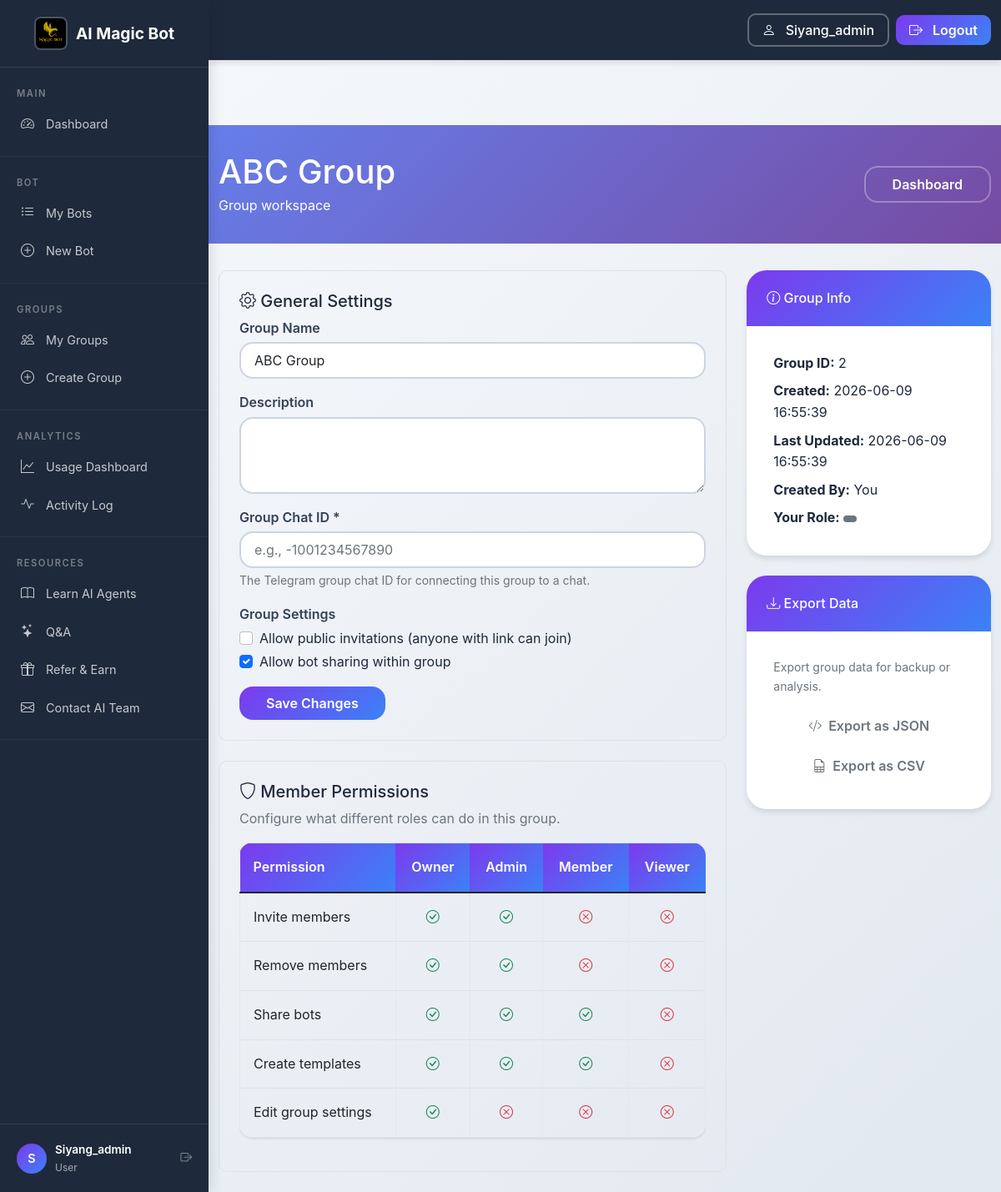
Page /groups/2/settings (signed in) on the committed database.
### tables this page shows
CREATE TABLE groups (
            id INTEGER PRIMARY KEY AUTOINCREMENT,
            name TEXT NOT NULL,
            description TEXT,
            created_by INTEGER NOT NULL REFERENCES users(id) ON DELETE CASCADE,
            created_at TIMESTAMP DEFAULT CURRENT_TIMESTAMP,
            updated_at TIMESTAMP DEFAULT CURRENT_TIMESTAMP,
            is_active BOOLEAN DEFAULT TRUE,
            settings TEXT DEFAULT '{}'
        , group_chat_id TEXT DEFAULT NULL);

### group_collaboration_ui_part2.py (the view, shortened to what this page needs)
    @app.route("/groups/<int:group_id>/settings", methods=["GET", "POST"])
    def group_settings(group_id):
        if session.get('role') != 'admin':
            if not check_group_permission(session.get("user_id"), group_id, 'admin'):
                flash("You don't have permission to access group settings.", "error")
                return redirect(url_for("group_dashboard", group_id=group_id))
        conn = get_db_connection()
        group = conn.execute("SELECT * FROM groups WHERE id = ?", (group_id,)).fetchone()
        settings = json.loads(group['settings']) if group['settings'] else {}
        conn.close()
        return render_template("group_settings.html",
                             group=group,
                             settings=settings,
                             is_admin=(session.get("role") == "admin"),
                             username=session.get("username"))

### app_complete_with_groups.py (called while the page is built, shortened)
@app.context_processor
def inject_trial_notification():
    return {}

@app.context_processor
def inject_random_background():
    import random
    background_images = [
        '/static/AI_IMG1.jpeg',
        '/static/AI_IMG_2.jpeg',
        '/static/AI_IMG_3.jpeg',
        '/static/AI_IMG_4.jpeg'
    ]
    random_bg = random.choice(background_images)
    return {
        'random_background': random_bg,
        'all_backgrounds': background_images,
        'is_admin': session.get('role') == 'admin'
    }

@app.after_request
def _log_access(response):
    if hasattr(request, "method") and hasattr(request, "path"):
        _access_logger.info(
            '%s %s %s %s',
            request.remote_addr or "-",
            request.method,
            request.full_path if hasattr(request, "full_path") else request.path,
            response.status_code,
        )
    return response

    def __call__(self, environ, start_response):
        environ['wsgi.url_scheme'] = 'https'
        return super().__call__(environ, start_response)

### db.py (called while the page is built)
def _sqlite_conn():
    import sqlite3
    db_path = Path(__file__).parent / "users.db"
    conn = sqlite3.connect(str(db_path), timeout=10)
    conn.row_factory = sqlite3.Row
    conn.execute("PRAGMA journal_mode=WAL")
    conn.execute("PRAGMA busy_timeout = 5000")
    conn.execute("PRAGMA synchronous = NORMAL")
    conn.execute("PRAGMA foreign_keys = ON")
    return conn

def get_conn():
    if USE_PG:
        return _pg_conn()
    return _sqlite_conn()

### group_collaboration_ui_part2.py (called while the page is built)
def get_db_connection():
    return get_conn()

### templates/group_settings.html (shortened to what this page needs)
<!DOCTYPE html>
<html lang="en">
<head>
    <link href="https://cdn.jsdelivr.net/npm/bootstrap@5.1.3/dist/css/bootstrap.min.css" rel="stylesheet">
    <link rel="stylesheet" href="{{ url_for('static', filename='css/shared.css') }}">
    <link rel="stylesheet" href="https://cdn.jsdelivr.net/npm/bootstrap-icons@1.8.1/font/bootstrap-icons.css">
</head>
<body class="sidebar-layout">
    {% with active_page='groups' %}
    {% include '_sidebar.html' %}
    {% endwith %}
<div class="sidebar-content">
    <div class="group-header">
        <div class="container">
            <div class="d-flex justify-content-between align-items-center">
                <div>
                    <h1 class="mb-1">{{ group.name }}</h1>
                    <p class="mb-0">{{ group.description or "Group workspace" }}</p>
                </div>
                <div>
                    <a href="/groups/{{ group.id }}" class="btn btn-outline-light">Dashboard</a>
                </div>
            </div>
        </div>
    </div>
    <div class="container">
        <div class="row">
            <div class="col-lg-8">
                <div class="settings-section">
                    <h5><i class="bi bi-gear"></i> General Settings</h5>
                    <form action="/groups/{{ group.id }}/settings" method="POST">
                        <div class="mb-3">
                            <label class="form-label">Group Name</label>
                            <input type="text" class="form-control" name="name" value="{{ group.name }}" required>
                        </div>
                        <div class="mb-3">
                            <label class="form-label">Description</label>
                            <textarea class="form-control" name="description" rows="3">{{ group.description or "" }}</textarea>
                        </div>
                        <div class="mb-3">
                            <label class="form-label">Group Chat ID *</label>
                            <input type="text" class="form-control" name="group_chat_id"
                                   value="{{ group.group_chat_id or '' }}" placeholder="e.g., -1001234567890" required>
                            <div class="form-text">The Telegram group chat ID for connecting this group to a chat.</div>
                        </div>
                        {% if settings %}
                        <div class="mb-3">
                            <label class="form-label">Group Settings</label>
                            <div class="form-check">
                                <input class="form-check-input" type="checkbox" name="allow_public_invites" id="allowPublicInvites"
                                    {% if settings.get('allow_public_invites', false) %}checked{% endif %}>
                                <label class="form-check-label" for="allowPublicInvites">
                                    Allow public invitations (anyone with link can join)
                                </label>
                            </div>
                            <div class="form-check">
                                <input class="form-check-input" type="checkbox" name="bot_sharing" id="botSharing"
                                    {% if settings.get('bot_sharing', true) %}checked{% endif %}>
                                <label class="form-check-label" for="botSharing">
                                    Allow bot sharing within group
                                </label>
                            </div>
                        </div>
                        {% endif %}
                        <button type="submit" class="btn btn-primary">Save Changes</button>
                    </form>
                </div>
                <div class="settings-section">
                    <h5><i class="bi bi-shield"></i> Member Permissions</h5>
                    <p class="text-muted">Configure what different roles can do in this group.</p>
                    <div class="table-responsive">
                        <table class="table table-bordered">
                            <thead>
                                <tr>
                                    <th>Permission</th>
                                    <th class="text-center">Owner</th>
                                    <th class="text-center">Admin</th>
                                    <th class="text-center">Member</th>
                                    <th class="text-center">Viewer</th>
                                </tr>
                            </thead>
                            <tbody>
                                <tr>
                                    <td>Invite members</td>
                                    <td class="text-center"><i class="bi bi-check-circle text-success"></i></td>
                                    <td class="text-center"><i class="bi bi-check-circle text-success"></i></td>
                                    <td class="text-center"><i class="bi bi-x-circle text-danger"></i></td>
                                    <td class="text-center"><i class="bi bi-x-circle text-danger"></i></td>
                                </tr>
                                <tr>
                                    <td>Remove members</td>
                                    <td class="text-center"><i class="bi bi-check-circle text-success"></i></td>
                                    <td class="text-center"><i class="bi bi-check-circle text-success"></i></td>
                                    <td class="text-center"><i class="bi bi-x-circle text-danger"></i></td>
                                    <td class="text-center"><i class="bi bi-x-circle text-danger"></i></td>
                                </tr>
                                <tr>
                                    <td>Share bots</td>
                                    <td class="text-center"><i class="bi bi-check-circle text-success"></i></td>
                                    <td class="text-center"><i class="bi bi-check-circle text-success"></i></td>
                                    <td class="text-center"><i class="bi bi-check-circle text-success"></i></td>
                                    <td class="text-center"><i class="bi bi-x-circle text-danger"></i></td>
                                </tr>
                                <tr>
                                    <td>Create templates</td>
                                    <td class="text-center"><i class="bi bi-check-circle text-success"></i></td>
                                    <td class="text-center"><i class="bi bi-check-circle text-success"></i></td>
                                    <td class="text-center"><i class="bi bi-check-circle text-success"></i></td>
                                    <td class="text-center"><i class="bi bi-x-circle text-danger"></i></td>
                                </tr>
                                <tr>
                                    <td>Edit group settings</td>
                                    <td class="text-center"><i class="bi bi-check-circle text-success"></i></td>
                                    <td class="text-center"><i class="bi bi-x-circle text-danger"></i></td>
                                    <td class="text-center"><i class="bi bi-x-circle text-danger"></i></td>
                                    <td class="text-center"><i class="bi bi-x-circle text-danger"></i></td>
                                </tr>
                            </tbody>
                        </table>
                    </div>
                </div>
            </div>
            <div class="col-lg-4">
                <div class="card">
                    <div class="card-header">
                        <h6 class="mb-0"><i class="bi bi-info-circle"></i> Group Info</h6>
                    </div>
                    <div class="card-body">
                        <ul class="list-unstyled mb-0">
                            <li class="mb-2"><strong>Group ID:</strong> {{ group.id }}</li>
                            <li class="mb-2"><strong>Created:</strong> {{ group.created_at }}</li>
                            <li class="mb-2"><strong>Last Updated:</strong> {{ group.updated_at }}</li>
                            <li class="mb-2"><strong>Created By:</strong> You</li>
                            <li><strong>Your Role:</strong>
                                <span class="badge bg-{{ 'success' if user_role == 'owner' else 'primary' if user_role == 'admin' else 'secondary' }}">
                                </span>
                            </li>
                        </ul>
                    </div>
                </div>
                <div class="card mt-4">
                    <div class="card-header">
                        <h6 class="mb-0"><i class="bi bi-download"></i> Export Data</h6>
                    </div>
                    <div class="card-body">
                        <p class="small text-muted">Export group data for backup or analysis.</p>
                        <div class="d-grid gap-2">
                            <button class="btn btn-outline-secondary" onclick="exportGroupData('json')">
                                <i class="bi bi-code-slash"></i> Export as JSON
                            </button>
                            <button class="btn btn-outline-secondary" onclick="exportGroupData('csv')">
                                <i class="bi bi-file-earmark-spreadsheet"></i> Export as CSV
                            </button>
                        </div>
                    </div>
                </div>
            </div>
        </div>
    </div>
</div>
</body>
</html>

### static/css/shared.css (style rules this page uses)
:root { --primary-color: #7c3aed; --secondary-color: #3b82f6; --accent-color: #f59e0b; --success-color: #10b981; --danger-color: #ef4444; --warning-color: #f59e0b; --info-color: #3b82f6; --dark-color: #1e293b; --light-color: #f8fafc; --gray-100: #f1f5f9; --gray-200: #e2e8f0; --gray-300: #cbd5e1; --gray-400: #94a3b8; --gray-500: #64748b; --gray-600: #475569; --gray-700: #334155; --gray-800: #1e293b; --gray-900: #0f172a; --body-bg: linear-gradient(135deg, #f8fafc 0%, #e2e8f0 100%); --card-bg: white; --text-color: var(--dark-color); --text-light: var(--gray-600); --text-muted: var(--gray-500); --border-color: var(--gray-300); --spacing-xs: 0.25rem; --spacing-sm: 0.5rem; --spacing-md: 1rem; --spacing-lg: 1.5rem; --spacing-xl: 2rem; --spacing-2xl: 3rem; --spacing-3xl: 4rem; --radius-sm: 0.25rem; --radius-md: 0.5rem; --radius-lg: 1rem; --radius-xl: 1.5rem; --radius-2xl: 2rem; --shadow-sm: 0 1px 3px rgba(0, 0, 0, 0.12); --shadow-md: 0 4px 6px rgba(0, 0, 0, 0.1); --shadow-lg: 0 10px 25px rgba(0, 0, 0, 0.15); --shadow-xl: 0 20px 40px rgba(0, 0, 0, 0.2); --shadow-2xl: 0 25px 50px rgba(0, 0, 0, 0.25); --transition-fast: 0.15s ease; --transition-normal: 0.3s ease; --transition-slow: 0.5s ease; --transition-bounce: cubic-bezier(0.175, 0.885, 0.32, 1.275); }
* { font-family: 'Poppins', -apple-system, BlinkMacSystemFont, 'Segoe UI', Roboto, 'Helvetica Neue', Arial, sans-serif; box-sizing: border-box; }
body { background: var(--body-bg); color: var(--text-color); line-height: 1.6; min-height: 100vh; overflow-x: hidden; }
a { color: var(--primary-color); text-decoration: none; transition: color var(--transition-fast); }
.btn { border-radius: var(--radius-lg); font-weight: 600; padding: var(--spacing-sm) var(--spacing-xl); transition: all var(--transition-normal); border: none; display: inline-flex; align-items: center; justify-content: center; gap: var(--spacing-sm); }
.btn-primary { background: linear-gradient(135deg, var(--primary-color), var(--secondary-color)); border: none; color: white; }
.btn-outline-light { border: 2px solid rgba(255, 255, 255, 0.3); color: white; background: transparent; }
.card { border: none; border-radius: var(--radius-xl); box-shadow: var(--shadow-md); transition: all var(--transition-normal); background: var(--card-bg); overflow: hidden; }
.card-header { background: linear-gradient(135deg, var(--primary-color), var(--secondary-color)); color: white; border: none; padding: var(--spacing-lg); font-weight: 600; }
.card-body { padding: var(--spacing-xl); }
.table { border-radius: var(--radius-lg); overflow: hidden; box-shadow: var(--shadow-sm); }
.table thead th { background: linear-gradient(135deg, var(--primary-color), var(--secondary-color)); color: white; border: none; padding: var(--spacing-md); font-weight: 600; }
.table tbody tr { transition: background-color var(--transition-fast); }
.table td { padding: var(--spacing-md); vertical-align: middle; border-color: var(--gray-200); }
.form-control, .form-select { border: 2px solid var(--gray-300); border-radius: var(--radius-lg); padding: var(--spacing-sm) var(--spacing-md); transition: all var(--transition-fast); }
.form-label { font-weight: 600; color: var(--gray-700); margin-bottom: var(--spacing-xs); }
body.sidebar-layout { padding-left: 250px; transition: padding-left var(--transition-normal); min-height: 100vh; }
.sidebar-content { padding-top: 20px; }
.sidebar-content { margin-left: 0; padding-top: 70px; min-height: 100vh; }

### templates/group_settings.html (style rules this page uses)
.group-header { background: linear-gradient(135deg, #667eea 0%, #764ba2 100%); color: white; padding: 2rem 0; margin-bottom: 2rem; }
.settings-section { border: 1px solid #dee2e6; border-radius: 10px; padding: 1.5rem; margin-bottom: 1.5rem; }

### rows in the picture
groups: name "ABC Group", description "Group workspace", id "2", created_at "2026-06-09 16:55:39", updated_at "2026-06-09 16:55:39"

### other values in the picture
{{ username }} "Siyang_admin"
{{ username[:1].upper() if username else 'U' }} "S"
{{ role|title if role else 'User' }} "User"
